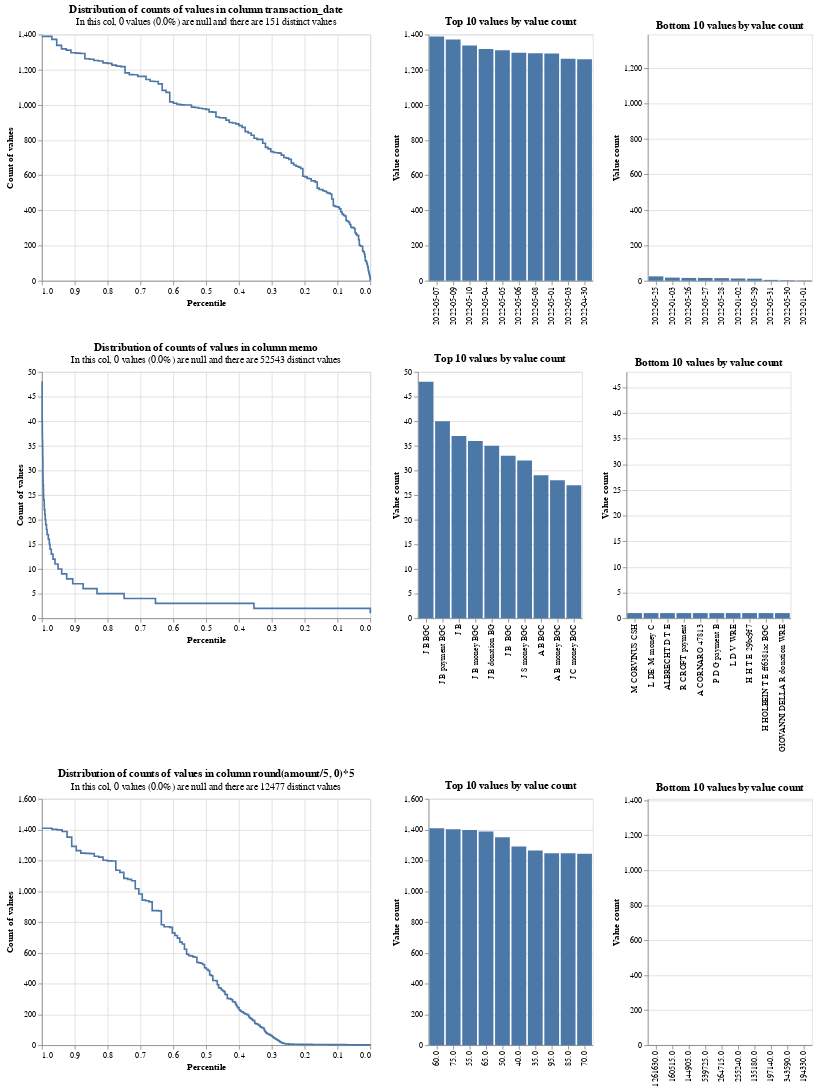

Notebook code cell kept with this figure:
### Code cell
settings = {"link_type": "link_only"}
linker = DuckDBLinker([df_origin, df_destination], settings,input_table_aliases=["__ori", "_dest"])
linker.profile_columns(["transaction_date", "memo", "round(amount/5, 0)*5"])

### Figure 1 — Vega-Lite specification as saved in the notebook (floating-point values rounded to 4 significant figures; data arrays with more than 128 entries replaced by an {"elided": "..."} marker saying what was removed)
{"$schema": "https://vega.github.io/schema/vega-lite/v4.8.1.json", "config": {"view": {"continuousHeight": 300, "continuousWidth": 400}}, "vconcat": [{"hconcat": [{"data": {"values": {"elided": "142 records"}}, "encoding": {"tooltip": [{"field": "value_count", "type": "quantitative"}, {"field": "percentile_ex_nulls", "type": "quantitative"}, {"field": "percentile_inc_nulls", "type": "quantitative"}, {"field": "total_non_null_rows", "type": "quantitative"}, {"field": "total_rows_inc_nulls", "type": "quantitative"}], "x": {"field": "percentile_ex_nulls", "sort": "descending", "title": "Percentile", "type": "quantitative"}, "y": {"field": "value_count", "title": "Count of values", "type": "quantitative"}}, "mark": {"interpolate": "step-after", "type": "line"}, "title": {"subtitle": "In this col, 0 values (0.0%) are null and there are 151 distinct values", "text": "Distribution of counts of values in column transaction_date"}}, {"data": {"values": [{"distinct_value_count": 151, "group_name": "transaction_date", "total_non_null_rows": 90652, "total_rows_inc_nulls": 90652, "value": "2022-05-07", "value_count": 1389}, {"distinct_value_count": 151, "group_name": "transaction_date", "total_non_null_rows": 90652, "total_rows_inc_nulls": 90652, "value": "2022-05-09", "value_count": 1372}, {"distinct_value_count": 151, "group_name": "transaction_date", "total_non_null_rows": 90652, "total_rows_inc_nulls": 90652, "value": "2022-05-10", "value_count": 1338}, {"distinct_value_count": 151, "group_name": "transaction_date", "total_non_null_rows": 90652, "total_rows_inc_nulls": 90652, "value": "2022-05-04", "value_count": 1318}, {"distinct_value_count": 151, "group_name": "transaction_date", "total_non_null_rows": 90652, "total_rows_inc_nulls": 90652, "value": "2022-05-05", "value_count": 1311}, {"distinct_value_count": 151, "group_name": "transaction_date", "total_non_null_rows": 90652, "total_rows_inc_nulls": 90652, "value": "2022-05-06", "value_count": 1296}, {"distinct_value_count": 151, "group_name": "transaction_date", "total_non_null_rows": 90652, "total_rows_inc_nulls": 90652, "value": "2022-05-08", "value_count": 1294}, {"distinct_value_count": 151, "group_name": "transaction_date", "total_non_null_rows": 90652, "total_rows_inc_nulls": 90652, "value": "2022-05-01", "value_count": 1292}, {"distinct_value_count": 151, "group_name": "transaction_date", "total_non_null_rows": 90652, "total_rows_inc_nulls": 90652, "value": "2022-05-03", "value_count": 1262}, {"distinct_value_count": 151, "group_name": "transaction_date", "total_non_null_rows": 90652, "total_rows_inc_nulls": 90652, "value": "2022-04-30", "value_count": 1259}]}, "encoding": {"tooltip": [{"field": "value", "type": "nominal"}, {"field": "value_count", "type": "quantitative"}, {"field": "total_non_null_rows", "type": "quantitative"}, {"field": "total_rows_inc_nulls", "type": "quantitative"}], "x": {"field": "value", "sort": "-y", "title": null, "type": "nominal"}, "y": {"field": "value_count", "title": "Value count", "type": "quantitative"}}, "mark": "bar", "title": "Top 10 values by value count"}, {"data": {"values": [{"distinct_value_count": 151, "group_name": "transaction_date", "total_non_null_rows": 90652, "total_rows_inc_nulls": 90652, "value": "2022-01-01", "value_count": 2}, {"distinct_value_count": 151, "group_name": "transaction_date", "total_non_null_rows": 90652, "total_rows_inc_nulls": 90652, "value": "2022-05-30", "value_count": 3}, {"distinct_value_count": 151, "group_name": "transaction_date", "total_non_null_rows": 90652, "total_rows_inc_nulls": 90652, "value": "2022-05-31", "value_count": 5}, {"distinct_value_count": 151, "group_name": "transaction_date", "total_non_null_rows": 90652, "total_rows_inc_nulls": 90652, "value": "2022-05-29", "value_count": 12}, {"distinct_value_count": 151, "group_name": "transaction_date", "total_non_null_rows": 90652, "total_rows_inc_nulls": 90652, "value": "2022-01-02", "value_count": 13}, {"distinct_value_count": 151, "group_name": "transaction_date", "total_non_null_rows": 90652, "total_rows_inc_nulls": 90652, "value": "2022-05-28", "value_count": 15}, {"distinct_value_count": 151, "group_name": "transaction_date", "total_non_null_rows": 90652, "total_rows_inc_nulls": 90652, "value": "2022-05-26", "value_count": 16}, {"distinct_value_count": 151, "group_name": "transaction_date", "total_non_null_rows": 90652, "total_rows_inc_nulls": 90652, "value": "2022-05-27", "value_count": 16}, {"distinct_value_count": 151, "group_name": "transaction_date", "total_non_null_rows": 90652, "total_rows_inc_nulls": 90652, "value": "2022-01-03", "value_count": 18}, {"distinct_value_count": 151, "group_name": "transaction_date", "total_non_null_rows": 90652, "total_rows_inc_nulls": 90652, "value": "2022-05-25", "value_count": 25}]}, "encoding": {"tooltip": [{"field": "value", "type": "nominal"}, {"field": "value_count", "type": "quantitative"}, {"field": "total_non_null_rows", "type": "quantitative"}, {"field": "total_rows_inc_nulls", "type": "quantitative"}], "x": {"field": "value", "sort": "-y", "title": null, "type": "nominal"}, "y": {"field": "value_count", "scale": {"domain": [0, 1389]}, "title": "Value count", "type": "quantitative"}}, "mark": "bar", "title": "Bottom 10 values by value count"}]}, {"hconcat": [{"data": {"values": [{"distinct_value_count": 52543, "group_name": "memo", "percentile_ex_nulls": 0.9995, "percentile_inc_nulls": 0.9995, "sum_tokens_in_value_count_group": 48, "total_non_null_rows": 90652, "total_rows_inc_nulls": 90652, "value_count": 48}, {"distinct_value_count": 52543, "group_name": "memo", "percentile_ex_nulls": 0.999, "percentile_inc_nulls": 0.999, "sum_tokens_in_value_count_group": 40, "total_non_null_rows": 90652, "total_rows_inc_nulls": 90652, "value_count": 40}, {"distinct_value_count": 52543, "group_name": "memo", "percentile_ex_nulls": 0.9986, "percentile_inc_nulls": 0.9986, "sum_tokens_in_value_count_group": 37, "total_non_null_rows": 90652, "total_rows_inc_nulls": 90652, "value_count": 37}, {"distinct_value_count": 52543, "group_name": "memo", "percentile_ex_nulls": 0.9982, "percentile_inc_nulls": 0.9982, "sum_tokens_in_value_count_group": 36, "total_non_null_rows": 90652, "total_rows_inc_nulls": 90652, "value_count": 36}, {"distinct_value_count": 52543, "group_name": "memo", "percentile_ex_nulls": 0.9978, "percentile_inc_nulls": 0.9978, "sum_tokens_in_value_count_group": 35, "total_non_null_rows": 90652, "total_rows_inc_nulls": 90652, "value_count": 35}, {"distinct_value_count": 52543, "group_name": "memo", "percentile_ex_nulls": 0.9975, "percentile_inc_nulls": 0.9975, "sum_tokens_in_value_count_group": 33, "total_non_null_rows": 90652, "total_rows_inc_nulls": 90652, "value_count": 33}, {"distinct_value_count": 52543, "group_name": "memo", "percentile_ex_nulls": 0.9971, "percentile_inc_nulls": 0.9971, "sum_tokens_in_value_count_group": 32, "total_non_null_rows": 90652, "total_rows_inc_nulls": 90652, "value_count": 32}, {"distinct_value_count": 52543, "group_name": "memo", "percentile_ex_nulls": 0.9968, "percentile_inc_nulls": 0.9968, "sum_tokens_in_value_count_group": 29, "total_non_null_rows": 90652, "total_rows_inc_nulls": 90652, "value_count": 29}, {"distinct_value_count": 52543, "group_name": "memo", "percentile_ex_nulls": 0.9965, "percentile_inc_nulls": 0.9965, "sum_tokens_in_value_count_group": 28, "total_non_null_rows": 90652, "total_rows_inc_nulls": 90652, "value_count": 28}, {"distinct_value_count": 52543, "group_name": "memo", "percentile_ex_nulls": 0.9962, "percentile_inc_nulls": 0.9962, "sum_tokens_in_value_count_group": 27, "total_non_null_rows": 90652, "total_rows_inc_nulls": 90652, "value_count": 27}, {"distinct_value_count": 52543, "group_name": "memo", "percentile_ex_nulls": 0.9953, "percentile_inc_nulls": 0.9953, "sum_tokens_in_value_count_group": 78, "total_non_null_rows": 90652, "total_rows_inc_nulls": 90652, "value_count": 26}, {"distinct_value_count": 52543, "group_name": "memo", "percentile_ex_nulls": 0.9951, "percentile_inc_nulls": 0.9951, "sum_tokens_in_value_count_group": 25, "total_non_null_rows": 90652, "total_rows_inc_nulls": 90652, "value_count": 25}, {"distinct_value_count": 52543, "group_name": "memo", "percentile_ex_nulls": 0.9945, "percentile_inc_nulls": 0.9945, "sum_tokens_in_value_count_group": 48, "total_non_null_rows": 90652, "total_rows_inc_nulls": 90652, "value_count": 24}, {"distinct_value_count": 52543, "group_name": "memo", "percentile_ex_nulls": 0.993, "percentile_inc_nulls": 0.993, "sum_tokens_in_value_count_group": 138, "total_non_null_rows": 90652, "total_rows_inc_nulls": 90652, "value_count": 23}, {"distinct_value_count": 52543, "group_name": "memo", "percentile_ex_nulls": 0.9925, "percentile_inc_nulls": 0.9925, "sum_tokens_in_value_count_group": 44, "total_non_null_rows": 90652, "total_rows_inc_nulls": 90652, "value_count": 22}, {"distinct_value_count": 52543, "group_name": "memo", "percentile_ex_nulls": 0.9909, "percentile_inc_nulls": 0.9909, "sum_tokens_in_value_count_group": 147, "total_non_null_rows": 90652, "total_rows_inc_nulls": 90652, "value_count": 21}, {"distinct_value_count": 52543, "group_name": "memo", "percentile_ex_nulls": 0.9898, "percentile_inc_nulls": 0.9898, "sum_tokens_in_value_count_group": 100, "total_non_null_rows": 90652, "total_rows_inc_nulls": 90652, "value_count": 20}, {"distinct_value_count": 52543, "group_name": "memo", "percentile_ex_nulls": 0.9883, "percentile_inc_nulls": 0.9883, "sum_tokens_in_value_count_group": 133, "total_non_null_rows": 90652, "total_rows_inc_nulls": 90652, "value_count": 19}, {"distinct_value_count": 52543, "group_name": "memo", "percentile_ex_nulls": 0.9859, "percentile_inc_nulls": 0.9859, "sum_tokens_in_value_count_group": 216, "total_non_null_rows": 90652, "total_rows_inc_nulls": 90652, "value_count": 18}, {"distinct_value_count": 52543, "group_name": "memo", "percentile_ex_nulls": 0.9843, "percentile_inc_nulls": 0.9843, "sum_tokens_in_value_count_group": 153, "total_non_null_rows": 90652, "total_rows_inc_nulls": 90652, "value_count": 17}, {"distinct_value_count": 52543, "group_name": "memo", "percentile_ex_nulls": 0.9804, "percentile_inc_nulls": 0.9804, "sum_tokens_in_value_count_group": 352, "total_non_null_rows": 90652, "total_rows_inc_nulls": 90652, "value_count": 16}, {"distinct_value_count": 52543, "group_name": "memo", "percentile_ex_nulls": 0.9772, "percentile_inc_nulls": 0.9772, "sum_tokens_in_value_count_group": 285, "total_non_null_rows": 90652, "total_rows_inc_nulls": 90652, "value_count": 15}, {"distinct_value_count": 52543, "group_name": "memo", "percentile_ex_nulls": 0.9752, "percentile_inc_nulls": 0.9752, "sum_tokens_in_value_count_group": 182, "total_non_null_rows": 90652, "total_rows_inc_nulls": 90652, "value_count": 14}, {"distinct_value_count": 52543, "group_name": "memo", "percentile_ex_nulls": 0.9714, "percentile_inc_nulls": 0.9714, "sum_tokens_in_value_count_group": 351, "total_non_null_rows": 90652, "total_rows_inc_nulls": 90652, "value_count": 13}, {"distinct_value_count": 52543, "group_name": "memo", "percentile_ex_nulls": 0.9662, "percentile_inc_nulls": 0.9662, "sum_tokens_in_value_count_group": 468, "total_non_null_rows": 90652, "total_rows_inc_nulls": 90652, "value_count": 12}, {"distinct_value_count": 52543, "group_name": "memo", "percentile_ex_nulls": 0.96, "percentile_inc_nulls": 0.96, "sum_tokens_in_value_count_group": 561, "total_non_null_rows": 90652, "total_rows_inc_nulls": 90652, "value_count": 11}, {"distinct_value_count": 52543, "group_name": "memo", "percentile_ex_nulls": 0.9508, "percentile_inc_nulls": 0.9508, "sum_tokens_in_value_count_group": 830, "total_non_null_rows": 90652, "total_rows_inc_nulls": 90652, "value_count": 10}, {"distinct_value_count": 52543, "group_name": "memo", "percentile_ex_nulls": 0.9396, "percentile_inc_nulls": 0.9396, "sum_tokens_in_value_count_group": 1017, "total_non_null_rows": 90652, "total_rows_inc_nulls": 90652, "value_count": 9}, {"distinct_value_count": 52543, "group_name": "memo", "percentile_ex_nulls": 0.9244, "percentile_inc_nulls": 0.9244, "sum_tokens_in_value_count_group": 1376, "total_non_null_rows": 90652, "total_rows_inc_nulls": 90652, "value_count": 8}, {"distinct_value_count": 52543, "group_name": "memo", "percentile_ex_nulls": 0.906, "percentile_inc_nulls": 0.906, "sum_tokens_in_value_count_group": 1673, "total_non_null_rows": 90652, "total_rows_inc_nulls": 90652, "value_count": 7}, {"distinct_value_count": 52543, "group_name": "memo", "percentile_ex_nulls": 0.8744, "percentile_inc_nulls": 0.8744, "sum_tokens_in_value_count_group": 2868, "total_non_null_rows": 90652, "total_rows_inc_nulls": 90652, "value_count": 6}, {"distinct_value_count": 52543, "group_name": "memo", "percentile_ex_nulls": 0.8321, "percentile_inc_nulls": 0.8321, "sum_tokens_in_value_count_group": 3835, "total_non_null_rows": 90652, "total_rows_inc_nulls": 90652, "value_count": 5}, {"distinct_value_count": 52543, "group_name": "memo", "percentile_ex_nulls": 0.7496, "percentile_inc_nulls": 0.7496, "sum_tokens_in_value_count_group": 7472, "total_non_null_rows": 90652, "total_rows_inc_nulls": 90652, "value_count": 4}, {"distinct_value_count": 52543, "group_name": "memo", "percentile_ex_nulls": 0.6541, "percentile_inc_nulls": 0.6541, "sum_tokens_in_value_count_group": 8664, "total_non_null_rows": 90652, "total_rows_inc_nulls": 90652, "value_count": 3}, {"distinct_value_count": 52543, "group_name": "memo", "percentile_ex_nulls": 0.3542, "percentile_inc_nulls": 0.3542, "sum_tokens_in_value_count_group": 27182, "total_non_null_rows": 90652, "total_rows_inc_nulls": 90652, "value_count": 2}, {"distinct_value_count": 52543, "group_name": "memo", "percentile_ex_nulls": 0, "percentile_inc_nulls": 0, "sum_tokens_in_value_count_group": 32109, "total_non_null_rows": 90652, "total_rows_inc_nulls": 90652, "value_count": 1}, {"distinct_value_count": 52543, "group_name": "memo", "percentile_ex_nulls": 1, "percentile_inc_nulls": 1, "sum_tokens_in_value_count_group": 48, "total_non_null_rows": 90652, "total_rows_inc_nulls": 90652, "value_count": 48}]}, "encoding": {"tooltip": [{"field": "value_count", "type": "quantitative"}, {"field": "percentile_ex_nulls", "type": "quantitative"}, {"field": "percentile_inc_nulls", "type": "quantitative"}, {"field": "total_non_null_rows", "type": "quantitative"}, {"field": "total_rows_inc_nulls", "type": "quantitative"}], "x": {"field": "percentile_ex_nulls", "sort": "descending", "title": "Percentile", "type": "quantitative"}, "y": {"field": "value_count", "title": "Count of values", "type": "quantitative"}}, "mark": {"interpolate": "step-after", "type": "line"}, "title": {"subtitle": "In this col, 0 values (0.0%) are null and there are 52543 distinct values", "text": "Distribution of counts of values in column memo"}}, {"data": {"values": [{"distinct_value_count": 52543, "group_name": "memo", "total_non_null_rows": 90652, "total_rows_inc_nulls": 90652, "value": "J B BGC", "value_count": 48}, {"distinct_value_count": 52543, "group_name": "memo", "total_non_null_rows": 90652, "total_rows_inc_nulls": 90652, "value": "J B payment BGC", "value_count": 40}, {"distinct_value_count": 52543, "group_name": "memo", "total_non_null_rows": 90652, "total_rows_inc_nulls": 90652, "value": "J B", "value_count": 37}, {"distinct_value_count": 52543, "group_name": "memo", "total_non_null_rows": 90652, "total_rows_inc_nulls": 90652, "value": "J B money BGC", "value_count": 36}, {"distinct_value_count": 52543, "group_name": "memo", "total_non_null_rows": 90652, "total_rows_inc_nulls": 90652, "value": "J B donation BG", "value_count": 35}, {"distinct_value_count": 52543, "group_name": "memo", "total_non_null_rows": 90652, "total_rows_inc_nulls": 90652, "value": "J B  BGC", "value_count": 33}, {"distinct_value_count": 52543, "group_name": "memo", "total_non_null_rows": 90652, "total_rows_inc_nulls": 90652, "value": "J S money BGC", "value_count": 32}, {"distinct_value_count": 52543, "group_name": "memo", "total_non_null_rows": 90652, "total_rows_inc_nulls": 90652, "value": "A B BGC", "value_count": 29}, {"distinct_value_count": 52543, "group_name": "memo", "total_non_null_rows": 90652, "total_rows_inc_nulls": 90652, "value": "A B money BGC", "value_count": 28}, {"distinct_value_count": 52543, "group_name": "memo", "total_non_null_rows": 90652, "total_rows_inc_nulls": 90652, "value": "J C money BGC", "value_count": 27}]}, "encoding": {"tooltip": [{"field": "value", "type": "nominal"}, {"field": "value_count", "type": "quantitative"}, {"field": "total_non_null_rows", "type": "quantitative"}, {"field": "total_rows_inc_nulls", "type": "quantitative"}], "x": {"field": "value", "sort": "-y", "title": null, "type": "nominal"}, "y": {"field": "value_count", "title": "Value count", "type": "quantitative"}}, "mark": "bar", "title": "Top 10 values by value count"}, {"data": {"values": [{"distinct_value_count": 52543, "group_name": "memo", "total_non_null_rows": 90652, "total_rows_inc_nulls": 90652, "value": "M CORVINUS CSH", "value_count": 1}, {"distinct_value_count": 52543, "group_name": "memo", "total_non_null_rows": 90652, "total_rows_inc_nulls": 90652, "value": "L DE' M money C", "value_count": 1}, {"distinct_value_count": 52543, "group_name": "memo", "total_non_null_rows": 90652, "total_rows_inc_nulls": 90652, "value": "ALBRECHT D T E ", "value_count": 1}, {"distinct_value_count": 52543, "group_name": "memo", "total_non_null_rows": 90652, "total_rows_inc_nulls": 90652, "value": "R CROFT payment", "value_count": 1}, {"distinct_value_count": 52543, "group_name": "memo", "total_non_null_rows": 90652, "total_rows_inc_nulls": 90652, "value": "A CORNARO 47813", "value_count": 1}, {"distinct_value_count": 52543, "group_name": "memo", "total_non_null_rows": 90652, "total_rows_inc_nulls": 90652, "value": "P D G payment B", "value_count": 1}, {"distinct_value_count": 52543, "group_name": "memo", "total_non_null_rows": 90652, "total_rows_inc_nulls": 90652, "value": "L D V WRE", "value_count": 1}, {"distinct_value_count": 52543, "group_name": "memo", "total_non_null_rows": 90652, "total_rows_inc_nulls": 90652, "value": "H H T E 29bc9f7", "value_count": 1}, {"distinct_value_count": 52543, "group_name": "memo", "total_non_null_rows": 90652, "total_rows_inc_nulls": 90652, "value": "H HOLBEIN T E ff6381ac BGC", "value_count": 1}, {"distinct_value_count": 52543, "group_name": "memo", "total_non_null_rows": 90652, "total_rows_inc_nulls": 90652, "value": "GIOVANNI DELLA R donation WRE", "value_count": 1}]}, "encoding": {"tooltip": [{"field": "value", "type": "nominal"}, {"field": "value_count", "type": "quantitative"}, {"field": "total_non_null_rows", "type": "quantitative"}, {"field": "total_rows_inc_nulls", "type": "quantitative"}], "x": {"field": "value", "sort": "-y", "title": null, "type": "nominal"}, "y": {"field": "value_count", "scale": {"domain": [0, 48]}, "title": "Value count", "type": "quantitative"}}, "mark": "bar", "title": "Bottom 10 values by value count"}]}, {"hconcat": [{"data": {"values": {"elided": "186 records"}}, "encoding": {"tooltip": [{"field": "value_count", "type": "quantitative"}, {"field": "percentile_ex_nulls", "type": "quantitative"}, {"field": "percentile_inc_nulls", "type": "quantitative"}, {"field": "total_non_null_rows", "type": "quantitative"}, {"field": "total_rows_inc_nulls", "type": "quantitative"}], "x": {"field": "percentile_ex_nulls", "sort": "descending", "title": "Percentile", "type": "quantitative"}, "y": {"field": "value_count", "title": "Count of values", "type": "quantitative"}}, "mark": {"interpolate": "step-after", "type": "line"}, "title": {"subtitle": "In this col, 0 values (0.0%) are null and there are 12477 distinct values", "text": "Distribution of counts of values in column round(amount/5, 0)*5"}}, {"data": {"values": [{"distinct_value_count": 12477, "group_name": "round_amount_5_0_5", "total_non_null_rows": 90652, "total_rows_inc_nulls": 90652, "value": "60.0", "value_count": 1409}, {"distinct_value_count": 12477, "group_name": "round_amount_5_0_5", "total_non_null_rows": 90652, "total_rows_inc_nulls": 90652, "value": "75.0", "value_count": 1402}, {"distinct_value_count": 12477, "group_name": "round_amount_5_0_5", "total_non_null_rows": 90652, "total_rows_inc_nulls": 90652, "value": "55.0", "value_count": 1398}, {"distinct_value_count": 12477, "group_name": "round_amount_5_0_5", "total_non_null_rows": 90652, "total_rows_inc_nulls": 90652, "value": "65.0", "value_count": 1388}, {"distinct_value_count": 12477, "group_name": "round_amount_5_0_5", "total_non_null_rows": 90652, "total_rows_inc_nulls": 90652, "value": "50.0", "value_count": 1351}, {"distinct_value_count": 12477, "group_name": "round_amount_5_0_5", "total_non_null_rows": 90652, "total_rows_inc_nulls": 90652, "value": "40.0", "value_count": 1291}, {"distinct_value_count": 12477, "group_name": "round_amount_5_0_5", "total_non_null_rows": 90652, "total_rows_inc_nulls": 90652, "value": "35.0", "value_count": 1264}, {"distinct_value_count": 12477, "group_name": "round_amount_5_0_5", "total_non_null_rows": 90652, "total_rows_inc_nulls": 90652, "value": "95.0", "value_count": 1247}, {"distinct_value_count": 12477, "group_name": "round_amount_5_0_5", "total_non_null_rows": 90652, "total_rows_inc_nulls": 90652, "value": "85.0", "value_count": 1246}, {"distinct_value_count": 12477, "group_name": "round_amount_5_0_5", "total_non_null_rows": 90652, "total_rows_inc_nulls": 90652, "value": "70.0", "value_count": 1244}]}, "encoding": {"tooltip": [{"field": "value", "type": "nominal"}, {"field": "value_count", "type": "quantitative"}, {"field": "total_non_null_rows", "type": "quantitative"}, {"field": "total_rows_inc_nulls", "type": "quantitative"}], "x": {"field": "value", "sort": "-y", "title": null, "type": "nominal"}, "y": {"field": "value_count", "title": "Value count", "type": "quantitative"}}, "mark": "bar", "title": "Top 10 values by value count"}, {"data": {"values": [{"distinct_value_count": 12477, "group_name": "round_amount_5_0_5", "total_non_null_rows": 90652, "total_rows_inc_nulls": 90652, "value": "1261630.0", "value_count": 1}, {"distinct_value_count": 12477, "group_name": "round_amount_5_0_5", "total_non_null_rows": 90652, "total_rows_inc_nulls": 90652, "value": "160515.0", "value_count": 1}, {"distinct_value_count": 12477, "group_name": "round_amount_5_0_5", "total_non_null_rows": 90652, "total_rows_inc_nulls": 90652, "value": "144905.0", "value_count": 1}, {"distinct_value_count": 12477, "group_name": "round_amount_5_0_5", "total_non_null_rows": 90652, "total_rows_inc_nulls": 90652, "value": "539725.0", "value_count": 1}, {"distinct_value_count": 12477, "group_name": "round_amount_5_0_5", "total_non_null_rows": 90652, "total_rows_inc_nulls": 90652, "value": "264715.0", "value_count": 1}, {"distinct_value_count": 12477, "group_name": "round_amount_5_0_5", "total_non_null_rows": 90652, "total_rows_inc_nulls": 90652, "value": "255240.0", "value_count": 1}, {"distinct_value_count": 12477, "group_name": "round_amount_5_0_5", "total_non_null_rows": 90652, "total_rows_inc_nulls": 90652, "value": "135180.0", "value_count": 1}, {"distinct_value_count": 12477, "group_name": "round_amount_5_0_5", "total_non_null_rows": 90652, "total_rows_inc_nulls": 90652, "value": "197140.0", "value_count": 1}, {"distinct_value_count": 12477, "group_name": "round_amount_5_0_5", "total_non_null_rows": 90652, "total_rows_inc_nulls": 90652, "value": "343590.0", "value_count": 1}, {"distinct_value_count": 12477, "group_name": "round_amount_5_0_5", "total_non_null_rows": 90652, "total_rows_inc_nulls": 90652, "value": "194330.0", "value_count": 1}]}, "encoding": {"tooltip": [{"field": "value", "type": "nominal"}, {"field": "value_count", "type": "quantitative"}, {"field": "total_non_null_rows", "type": "quantitative"}, {"field": "total_rows_inc_nulls", "type": "quantitative"}], "x": {"field": "value", "sort": "-y", "title": null, "type": "nominal"}, "y": {"field": "value_count", "scale": {"domain": [0, 1409]}, "title": "Value count", "type": "quantitative"}}, "mark": "bar", "title": "Bottom 10 values by value count"}]}]}
